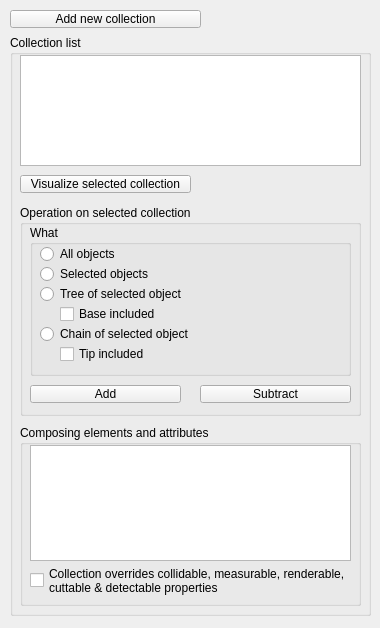
<?xml version="1.0" encoding="UTF-8"?>
<ui version="4.0">
 <class>CQDlgCollections</class>
 <widget class="QDialog" name="CQDlgCollections">
  <property name="geometry">
   <rect>
    <x>0</x>
    <y>0</y>
    <width>380</width>
    <height>628</height>
   </rect>
  </property>
  <property name="windowTitle">
   <string>Collections</string>
  </property>
  <property name="locale">
   <locale language="English" country="UnitedStates"/>
  </property>
  <widget class="QGroupBox" name="groupBox">
   <property name="geometry">
    <rect>
     <x>10</x>
     <y>35</y>
     <width>361</width>
     <height>581</height>
    </rect>
   </property>
   <property name="title">
    <string>Collection list</string>
   </property>
   <property name="flat">
    <bool>false</bool>
   </property>
   <widget class="QToolButton" name="qqVisualizeCollection">
    <property name="geometry">
     <rect>
      <x>10</x>
      <y>140</y>
      <width>171</width>
      <height>18</height>
     </rect>
    </property>
    <property name="focusPolicy">
     <enum>Qt::StrongFocus</enum>
    </property>
    <property name="text">
     <string>Visualize selected collection</string>
    </property>
   </widget>
   <widget class="QListWidget" name="qqCollectionList">
    <property name="geometry">
     <rect>
      <x>10</x>
      <y>20</y>
      <width>341</width>
      <height>111</height>
     </rect>
    </property>
    <property name="editTriggers">
     <set>QAbstractItemView::DoubleClicked|QAbstractItemView::EditKeyPressed|QAbstractItemView::SelectedClicked</set>
    </property>
    <property name="alternatingRowColors">
     <bool>false</bool>
    </property>
    <property name="selectionBehavior">
     <enum>QAbstractItemView::SelectItems</enum>
    </property>
   </widget>
   <widget class="QGroupBox" name="groupBox_2">
    <property name="geometry">
     <rect>
      <x>10</x>
      <y>170</y>
      <width>341</width>
      <height>211</height>
     </rect>
    </property>
    <property name="title">
     <string>Operation on selected collection</string>
    </property>
    <property name="flat">
     <bool>false</bool>
    </property>
    <widget class="QGroupBox" name="groupBox_4">
     <property name="geometry">
      <rect>
       <x>10</x>
       <y>20</y>
       <width>321</width>
       <height>151</height>
      </rect>
     </property>
     <property name="title">
      <string>What</string>
     </property>
     <property name="flat">
      <bool>false</bool>
     </property>
     <widget class="QRadioButton" name="qqAllObjects">
      <property name="geometry">
       <rect>
        <x>10</x>
        <y>20</y>
        <width>131</width>
        <height>18</height>
       </rect>
      </property>
      <property name="focusPolicy">
       <enum>Qt::StrongFocus</enum>
      </property>
      <property name="text">
       <string>All objects</string>
      </property>
     </widget>
     <widget class="QRadioButton" name="qqLooseObjects">
      <property name="geometry">
       <rect>
        <x>10</x>
        <y>40</y>
        <width>131</width>
        <height>18</height>
       </rect>
      </property>
      <property name="focusPolicy">
       <enum>Qt::StrongFocus</enum>
      </property>
      <property name="text">
       <string>Selected objects</string>
      </property>
     </widget>
     <widget class="QRadioButton" name="qqTrees">
      <property name="geometry">
       <rect>
        <x>10</x>
        <y>60</y>
        <width>171</width>
        <height>18</height>
       </rect>
      </property>
      <property name="focusPolicy">
       <enum>Qt::StrongFocus</enum>
      </property>
      <property name="text">
       <string>Tree of selected object</string>
      </property>
     </widget>
     <widget class="QCheckBox" name="qqBaseIncluded">
      <property name="geometry">
       <rect>
        <x>30</x>
        <y>80</y>
        <width>131</width>
        <height>18</height>
       </rect>
      </property>
      <property name="focusPolicy">
       <enum>Qt::StrongFocus</enum>
      </property>
      <property name="text">
       <string>Base included</string>
      </property>
     </widget>
     <widget class="QCheckBox" name="qqTipIncluded">
      <property name="geometry">
       <rect>
        <x>30</x>
        <y>120</y>
        <width>131</width>
        <height>18</height>
       </rect>
      </property>
      <property name="focusPolicy">
       <enum>Qt::StrongFocus</enum>
      </property>
      <property name="text">
       <string>Tip included</string>
      </property>
     </widget>
     <widget class="QRadioButton" name="qqChains">
      <property name="geometry">
       <rect>
        <x>10</x>
        <y>100</y>
        <width>171</width>
        <height>18</height>
       </rect>
      </property>
      <property name="focusPolicy">
       <enum>Qt::StrongFocus</enum>
      </property>
      <property name="text">
       <string>Chain of selected object</string>
      </property>
     </widget>
    </widget>
    <widget class="QToolButton" name="qqAdd">
     <property name="geometry">
      <rect>
       <x>10</x>
       <y>180</y>
       <width>151</width>
       <height>18</height>
      </rect>
     </property>
     <property name="focusPolicy">
      <enum>Qt::StrongFocus</enum>
     </property>
     <property name="text">
      <string>Add</string>
     </property>
    </widget>
    <widget class="QToolButton" name="qqSubtract">
     <property name="geometry">
      <rect>
       <x>180</x>
       <y>180</y>
       <width>151</width>
       <height>18</height>
      </rect>
     </property>
     <property name="focusPolicy">
      <enum>Qt::StrongFocus</enum>
     </property>
     <property name="text">
      <string>Subtract</string>
     </property>
    </widget>
   </widget>
   <widget class="QGroupBox" name="groupBox_3">
    <property name="geometry">
     <rect>
      <x>10</x>
      <y>390</y>
      <width>341</width>
      <height>181</height>
     </rect>
    </property>
    <property name="title">
     <string>Composing elements and attributes</string>
    </property>
    <property name="flat">
     <bool>false</bool>
    </property>
    <widget class="QCheckBox" name="qqOverride">
     <property name="geometry">
      <rect>
       <x>10</x>
       <y>140</y>
       <width>321</width>
       <height>31</height>
      </rect>
     </property>
     <property name="focusPolicy">
      <enum>Qt::StrongFocus</enum>
     </property>
     <property name="text">
      <string>Collection overrides collidable, measurable, renderable,
cuttable &amp;&amp; detectable properties</string>
     </property>
    </widget>
    <widget class="QListWidget" name="qqElementList">
     <property name="geometry">
      <rect>
       <x>10</x>
       <y>20</y>
       <width>321</width>
       <height>116</height>
      </rect>
     </property>
     <property name="tabKeyNavigation">
      <bool>false</bool>
     </property>
     <property name="alternatingRowColors">
      <bool>false</bool>
     </property>
     <property name="selectionMode">
      <enum>QAbstractItemView::ExtendedSelection</enum>
     </property>
    </widget>
   </widget>
  </widget>
  <widget class="QToolButton" name="qqNewCollection">
   <property name="geometry">
    <rect>
     <x>10</x>
     <y>10</y>
     <width>191</width>
     <height>18</height>
    </rect>
   </property>
   <property name="focusPolicy">
    <enum>Qt::StrongFocus</enum>
   </property>
   <property name="text">
    <string>Add new collection</string>
   </property>
  </widget>
 </widget>
 <tabstops>
  <tabstop>qqNewCollection</tabstop>
  <tabstop>qqVisualizeCollection</tabstop>
  <tabstop>qqOverride</tabstop>
 </tabstops>
 <resources/>
 <connections/>
</ui>
